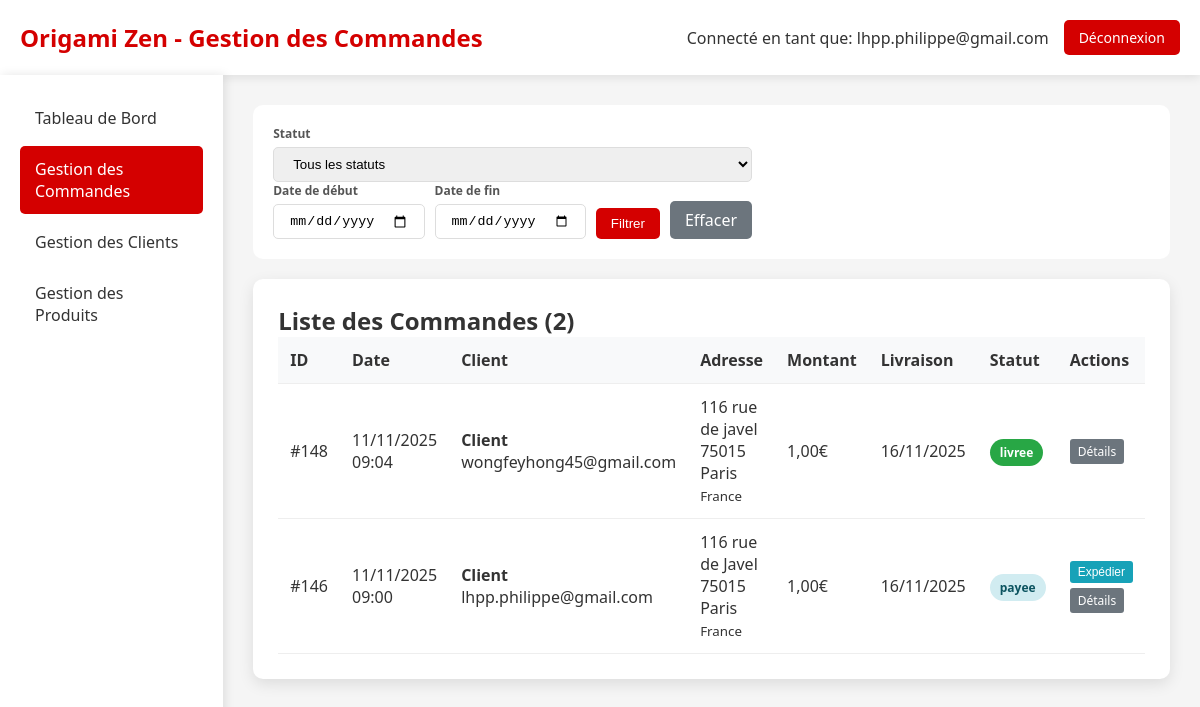
/admin_commandes.php (signed in), run on an earlier commit of the app's database.
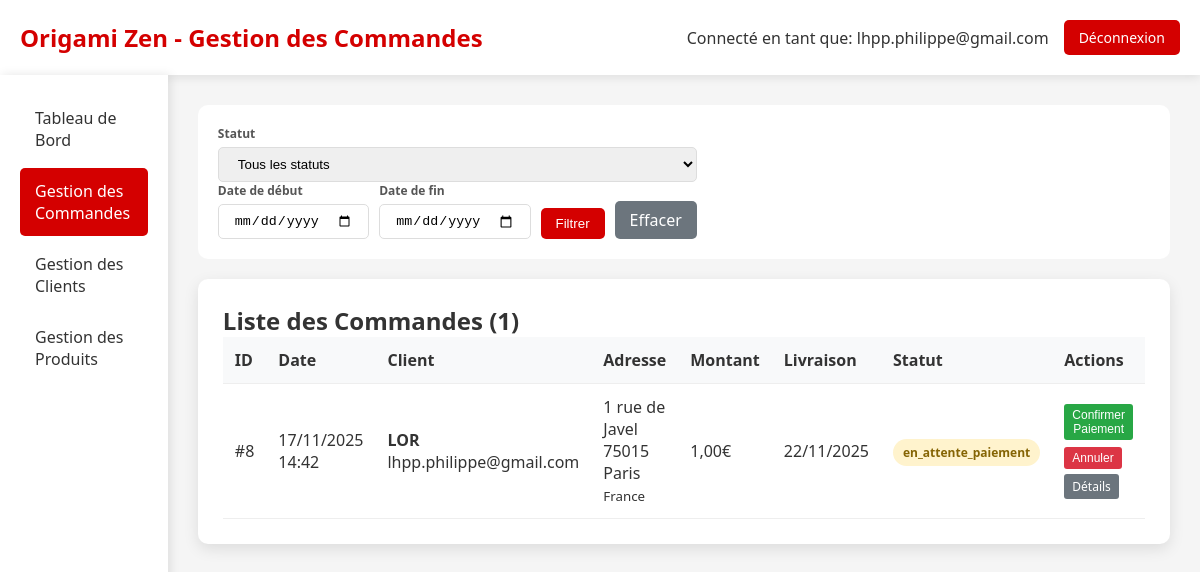
And on a later commit of the database.
### tables this page shows
CREATE TABLE IF NOT EXISTS `commande` (
  `idCommande` bigint NOT NULL AUTO_INCREMENT,
  `idClient` bigint NOT NULL,
  `idAdresseLivraison` bigint NOT NULL,
  `idAdresseFacturation` bigint DEFAULT NULL,
  `dateCommande` datetime NOT NULL,
  `modeReglement` varchar(20) NOT NULL DEFAULT 'CB',
  `delaiLivraison` date NOT NULL,
  `fraisDePort` double NOT NULL,
  `montantTotal` double NOT NULL,
  `statut` varchar(20) NOT NULL DEFAULT 'en_attente',
  `statut_paiement` enum('en_attente','payee','echec','annulee','rembourse') DEFAULT 'en_attente',
  `idPaiement` int DEFAULT NULL,
  PRIMARY KEY (`idCommande`),
  KEY `Commande_idClient_FK` (`idClient`),
  KEY `Commande_idAdresseLivraison_FK` (`idAdresseLivraison`),
  KEY `idAdresseFacturation` (`idAdresseFacturation`)
);

CREATE TABLE IF NOT EXISTS `client` (
  `idClient` bigint NOT NULL AUTO_INCREMENT,
  `email` varchar(50) NOT NULL,
  `motDePasse` varchar(255) NOT NULL,
  `nom` varchar(50) DEFAULT NULL,
  `prenom` varchar(50) DEFAULT NULL,
  `telephone` varchar(20) DEFAULT NULL,
  `email_confirme` tinyint(1) DEFAULT '0',
  `token_confirmation` varchar(64) DEFAULT NULL,
  `token_expires` datetime DEFAULT NULL,
  `type` enum('temporaire','permanent') DEFAULT 'temporaire',
  `date_creation` datetime DEFAULT CURRENT_TIMESTAMP,
  `session_id` varchar(128) DEFAULT NULL,
  PRIMARY KEY (`idClient`),
  KEY `idx_client_type` (`type`),
  KEY `idx_client_session` (`session_id`),
  KEY `idx_client_date` (`date_creation`)
);

CREATE TABLE IF NOT EXISTS `adresse` (
  `idAdresse` bigint NOT NULL AUTO_INCREMENT,
  `idClient` bigint NOT NULL,
  `nom` varchar(50) NOT NULL,
  `prenom` varchar(50) NOT NULL,
  `adresse` varchar(50) NOT NULL,
  `codePostal` varchar(50) NOT NULL,
  `ville` varchar(50) NOT NULL,
  `pays` varchar(50) NOT NULL,
  `telephone` varchar(50) NOT NULL,
  `instructions` varchar(255) DEFAULT NULL,
  `societe` varchar(50) DEFAULT NULL,
  `type` varchar(20) DEFAULT 'livraison',
  `dateCreation` datetime DEFAULT CURRENT_TIMESTAMP,
  PRIMARY KEY (`idAdresse`),
  KEY `Adresse_idClient_FK` (`idClient`)
);

### admin_commandes.php (the view, shortened to what the changed rows need)
<?php
$host = '217.182.198.20';
$dbname = 'origami';
$username = 'root';
$password = 'L099339R';
try {
    $pdo = new PDO("mysql:host=$host;dbname=$dbname;charset=utf8", $username, $password);
    $pdo->setAttribute(PDO::ATTR_ERRMODE, PDO::ERRMODE_EXCEPTION);
    $where = "";
    $params = [];
    $stmt = $pdo->prepare("
        SELECT c.idCommande, c.dateCommande, c.montantTotal, c.statut, c.delaiLivraison,
               cl.nom, cl.prenom, cl.email, cl.telephone,
               a.adresse, a.codePostal, a.ville, a.pays
        FROM Commande c
        JOIN Client cl ON c.idClient = cl.idClient
        JOIN Adresse a ON c.idAdresseLivraison = a.idAdresse
        $where
        ORDER BY c.dateCommande DESC
    ");
    $stmt->execute($params);
    $commandes = $stmt->fetchAll(PDO::FETCH_ASSOC);
} catch (PDOException $e) {
    die("Erreur de connexion à la base de données: " . $e->getMessage());
}
?>
<!DOCTYPE html>
<html lang="fr">
<head>
</head>
<body>
    <div class="header">
        <div class="logo">
            <h1>Origami Zen - Gestion des Commandes</h1>
        </div>
    </div>
    <div class="container">
        <div class="main-content">
            <div class="section">
                <h2>Liste des Commandes (<?= count($commandes) ?>)</h2>
                <?php if (empty($commandes)): ?>
                    <div class="no-orders">
                        Aucune commande trouvée pour les critères sélectionnés.
                    </div>
                <?php else: ?>
                <table>
                    <thead>
                        <tr>
                            <th>ID</th>
                            <th>Date</th>
                            <th>Client</th>
                            <th>Adresse</th>
                            <th>Montant</th>
                            <th>Livraison</th>
                            <th>Statut</th>
                            <th>Actions</th>
                        </tr>
                    </thead>
                    <tbody>
                        <?php foreach ($commandes as $commande): ?>
                        <tr>
                            <td>#<?= $commande['idCommande'] ?></td>
                            <td><?= date('d/m/Y H:i', strtotime($commande['dateCommande'])) ?></td>
                            <td>
                                <strong><?= htmlspecialchars($commande['prenom'] . ' ' . $commande['nom']) ?></strong><br>
                                <?= htmlspecialchars($commande['email']) ?><br>
                            </td>
                            <td>
                                <?= htmlspecialchars($commande['adresse']) ?><br>
                                <?= htmlspecialchars($commande['codePostal'] . ' ' . $commande['ville']) ?><br>
                                <small><?= htmlspecialchars($commande['pays']) ?></small>
                            </td>
                            <td><?= number_format($commande['montantTotal'], 2, ',', ' ') ?>€</td>
                            <td><?= date('d/m/Y', strtotime($commande['delaiLivraison'])) ?></td>
                            <td>
                                <span class="status-badge status-<?= $commande['statut'] ?>"
                                      onclick="changerStatut(<?= $commande['idCommande'] ?>, '<?= $commande['statut'] ?>')"
                                      title="Cliquez pour changer le statut">
                                    <?= $commande['statut'] ?>
                                </span>
                            </td>
                            <td>
                                <div class="order-actions">
                                    <?php if ($commande['statut'] === 'en_attente_paiement'): ?>
                                        <form method="POST" class="action-form">
                                            <button type="submit" name="action" value="confirmer" class="btn-small btn-confirm" onclick="return confirm('Confirmer le paiement de cette commande ?')">Confirmer Paiement</button>
                                        </form>
                                        <form method="POST" class="action-form">
                                            <button type="submit" name="action" value="annuler" class="btn-small btn-cancel" onclick="return confirm('Annuler cette commande ?')">Annuler</button>
                                        </form>
                                    <?php elseif ($commande['statut'] === 'payee'): ?>
                                        <form method="POST" class="action-form">
                                            <button type="submit" name="action" value="expedier" class="btn-small btn-ship" onclick="return confirm('Marquer cette commande comme expédiée ?')">Expédier</button>
                                        </form>
                                    <?php endif; ?>
                                    <a href="admin_commande_detail.php?id=<?= $commande['idCommande'] ?>" class="btn-small btn-details">Détails</a>
                                </div>
                            </td>
                        </tr>
                        <?php endforeach; ?>
                    </tbody>
                </table>
                <?php endif; ?>
            </div>
        </div>
    </div>
</body>
</html>

What changed in the data, as far as the page shows it:
removed commande: idCommande "148", dateCommande "11/11/2025 09:04", idClient.nom "Client", idClient.email "wongfeyhong45@gmail.com", idAdresseLivraison.adresse "116 rue de javel", idAdresseLivraison.ville "75015 Paris", idAdresseLivraison.pays "France", montantTotal "1,00", delaiLivraison "16/11/2025", statut "livree"
removed commande: idCommande "146", dateCommande "11/11/2025 09:00", idClient.nom "Client", idClient.email "lhpp.philippe@gmail.com", idAdresseLivraison.adresse "116 rue de Javel", idAdresseLivraison.ville "75015 Paris", idAdresseLivraison.pays "France", montantTotal "1,00", delaiLivraison "16/11/2025", statut "payee"
added commande: idCommande "8", dateCommande "17/11/2025 14:42", idClient.nom "LOR", idClient.email "lhpp.philippe@gmail.com", idAdresseLivraison.adresse "1 rue de Javel", idAdresseLivraison.ville "75015 Paris", idAdresseLivraison.pays "France", montantTotal "1,00", delaiLivraison "22/11/2025", statut "en_attente_paiement"
Also different on the page:
count($commandes): "2" → "1"
